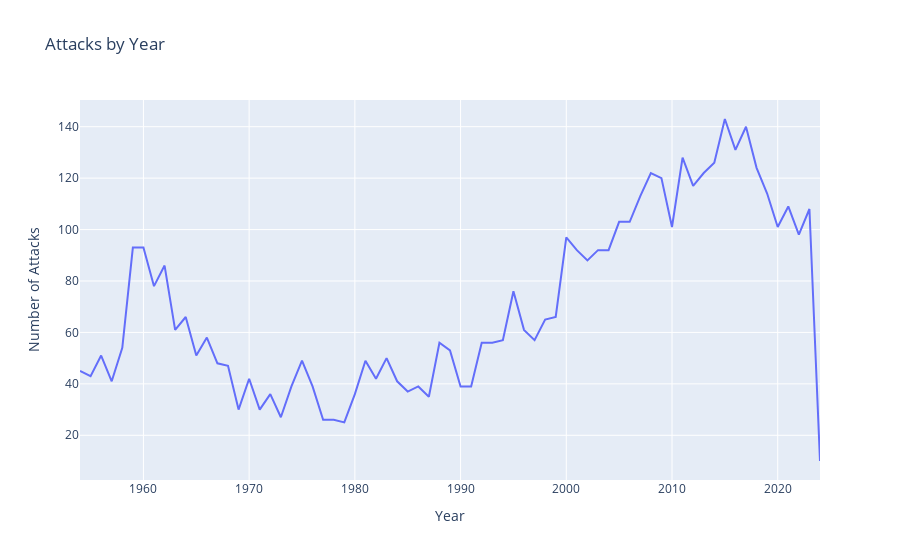

Notebook code cell kept with this figure:
### Markdown cell above
#### 4.1. Attacks number by year (line graph)

### Code cell
# Counting the number of rows per year (number of attacks). final_cleaned_df['year'] for the X-axis and the count of rows for each year (representing the number of attacks) for the Y-axis
yearly_attacks = df.groupby('year').size().reset_index(name='attacks')

# Creating the line graph using Plotly Express
fig = px.line(yearly_attacks, x='year', y='attacks', title='Attacks by Year',
              labels={'year': 'Year', 'attacks': 'Number of Attacks'})

# Show the plot
fig.show()

### Figure 1 — Plotly figure (JSON) as saved in the notebook; plotly's stock layout.template omitted (floating-point values rounded to 4 significant figures)
{"data": [{"hovertemplate": "Year=%{x}<br>Number of Attacks=%{y}<extra></extra>", "legendgroup": "", "line": {"color": "#636efa", "dash": "solid"}, "marker": {"symbol": "circle"}, "mode": "lines", "name": "", "orientation": "v", "showlegend": false, "type": "scatter", "x": [1954, 1955, 1956, 1957, 1958, 1959, 1960, 1961, 1962, 1963, 1964, 1965, 1966, 1967, 1968, 1969, 1970, 1971, 1972, 1973, 1974, 1975, 1976, 1977, 1978, 1979, 1980, 1981, 1982, 1983, 1984, 1985, 1986, 1987, 1988, 1989, 1990, 1991, 1992, 1993, 1994, 1995, 1996, 1997, 1998, 1999, 2000, 2001, 2002, 2003, 2004, 2005, 2006, 2007, 2008, 2009, 2010, 2011, 2012, 2013, 2014, 2015, 2016, 2017, 2018, 2019, 2020, 2021, 2022, 2023, 2024], "xaxis": "x", "y": [45, 43, 51, 41, 54, 93, 93, 78, 86, 61, 66, 51, 58, 48, 47, 30, 42, 30, 36, 27, 39, 49, 39, 26, 26, 25, 36, 49, 42, 50, 41, 37, 39, 35, 56, 53, 39, 39, 56, 56, 57, 76, 61, 57, 65, 66, 97, 92, 88, 92, 92, 103, 103, 113, 122, 120, 101, 128, 117, 122, 126, 143, 131, 140, 124, 114, 101, 109, 98, 108, 10], "yaxis": "y"}], "layout": {"legend": {"tracegroupgap": 0}, "title": {"text": "Attacks by Year"}, "xaxis": {"anchor": "y", "domain": [0, 1], "title": {"text": "Year"}}, "yaxis": {"anchor": "x", "domain": [0, 1], "title": {"text": "Number of Attacks"}}}}
